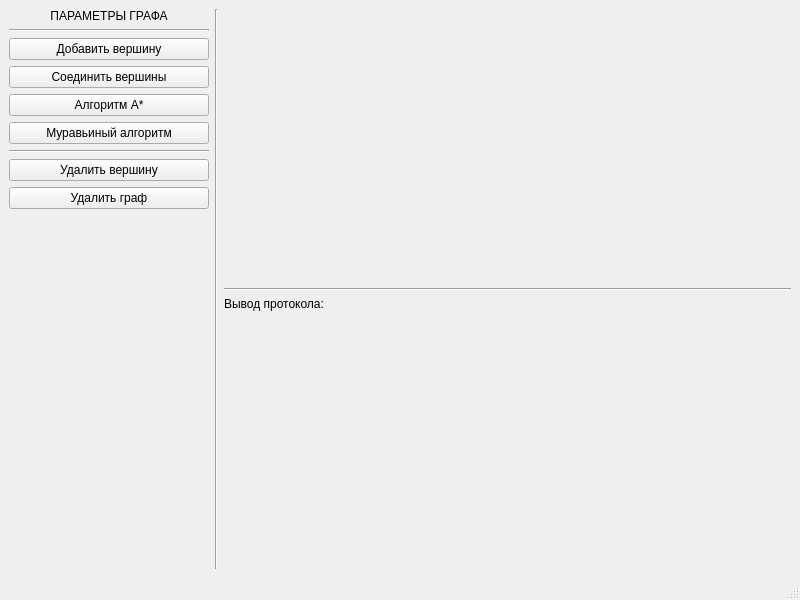
<?xml version="1.0" encoding="UTF-8"?>
<ui version="4.0">
 <class>MainWindow</class>
 <widget class="QMainWindow" name="MainWindow">
  <property name="geometry">
   <rect>
    <x>0</x>
    <y>0</y>
    <width>800</width>
    <height>600</height>
   </rect>
  </property>
  <property name="windowTitle">
   <string>ЛР №2 ПЗвИС</string>
  </property>
  <widget class="QWidget" name="centralwidget">
   <layout class="QHBoxLayout" name="horizontalLayout">
    <item>
     <layout class="QVBoxLayout" name="verticalLayout_3">
      <item>
       <widget class="QLabel" name="label_2">
        <property name="maximumSize">
         <size>
          <width>200</width>
          <height>16777215</height>
         </size>
        </property>
        <property name="styleSheet">
         <string notr="true">font: 18pt &quot;.AppleSystemUIFont&quot;;</string>
        </property>
        <property name="text">
         <string>ПАРАМЕТРЫ ГРАФА</string>
        </property>
        <property name="alignment">
         <set>Qt::AlignCenter</set>
        </property>
       </widget>
      </item>
      <item>
       <layout class="QVBoxLayout" name="verticalLayout_2">
        <item>
         <widget class="Line" name="line">
          <property name="orientation">
           <enum>Qt::Horizontal</enum>
          </property>
         </widget>
        </item>
        <item>
         <widget class="QPushButton" name="pushButton">
          <property name="maximumSize">
           <size>
            <width>200</width>
            <height>16777215</height>
           </size>
          </property>
          <property name="text">
           <string>Добавить вершину</string>
          </property>
         </widget>
        </item>
        <item>
         <widget class="QPushButton" name="pushButton_2">
          <property name="maximumSize">
           <size>
            <width>200</width>
            <height>16777215</height>
           </size>
          </property>
          <property name="text">
           <string>Соединить вершины</string>
          </property>
         </widget>
        </item>
        <item>
         <widget class="QPushButton" name="pushButton_3">
          <property name="maximumSize">
           <size>
            <width>200</width>
            <height>16777215</height>
           </size>
          </property>
          <property name="text">
           <string>Алгоритм A*</string>
          </property>
         </widget>
        </item>
        <item>
         <widget class="QPushButton" name="pushButton_4">
          <property name="maximumSize">
           <size>
            <width>200</width>
            <height>16777215</height>
           </size>
          </property>
          <property name="text">
           <string>Муравьиный алгоритм</string>
          </property>
         </widget>
        </item>
       </layout>
      </item>
      <item>
       <layout class="QVBoxLayout" name="verticalLayout">
        <item>
         <widget class="Line" name="line_2">
          <property name="orientation">
           <enum>Qt::Horizontal</enum>
          </property>
         </widget>
        </item>
        <item>
         <widget class="QPushButton" name="pushButton_5">
          <property name="maximumSize">
           <size>
            <width>200</width>
            <height>16777215</height>
           </size>
          </property>
          <property name="text">
           <string>Удалить вершину</string>
          </property>
         </widget>
        </item>
        <item>
         <widget class="QPushButton" name="pushButton_6">
          <property name="maximumSize">
           <size>
            <width>200</width>
            <height>16777215</height>
           </size>
          </property>
          <property name="text">
           <string>Удалить граф</string>
          </property>
         </widget>
        </item>
        <item>
         <spacer name="verticalSpacer">
          <property name="orientation">
           <enum>Qt::Vertical</enum>
          </property>
          <property name="sizeHint" stdset="0">
           <size>
            <width>20</width>
            <height>40</height>
           </size>
          </property>
         </spacer>
        </item>
       </layout>
      </item>
     </layout>
    </item>
    <item>
     <widget class="Line" name="line_3">
      <property name="orientation">
       <enum>Qt::Vertical</enum>
      </property>
     </widget>
    </item>
    <item>
     <layout class="QVBoxLayout" name="verticalLayout_4">
      <item>
       <widget class="QWidget" name="widget" native="true"/>
      </item>
      <item>
       <widget class="Line" name="line_4">
        <property name="orientation">
         <enum>Qt::Horizontal</enum>
        </property>
       </widget>
      </item>
      <item>
       <widget class="QLabel" name="label">
        <property name="text">
         <string>Вывод протокола:</string>
        </property>
        <property name="alignment">
         <set>Qt::AlignLeading|Qt::AlignLeft|Qt::AlignTop</set>
        </property>
       </widget>
      </item>
     </layout>
    </item>
   </layout>
  </widget>
  <widget class="QMenuBar" name="menubar">
   <property name="geometry">
    <rect>
     <x>0</x>
     <y>0</y>
     <width>800</width>
     <height>24</height>
    </rect>
   </property>
  </widget>
  <widget class="QStatusBar" name="statusbar"/>
 </widget>
 <resources/>
 <connections/>
</ui>
